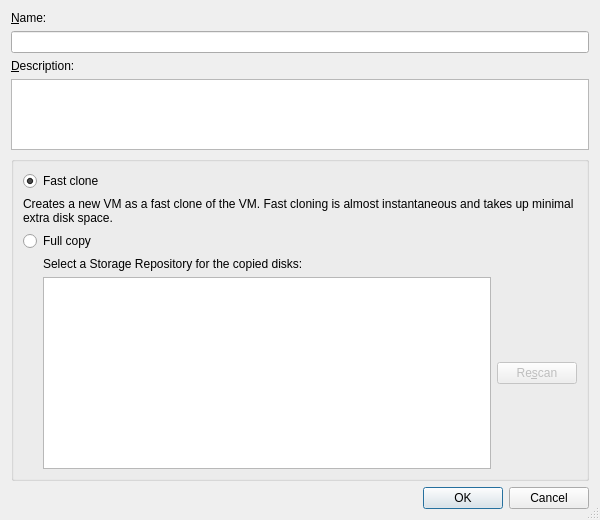
<?xml version="1.0" encoding="UTF-8"?>
<ui version="4.0">
 <class>CopyVMDialog</class>
 <widget class="QDialog" name="CopyVMDialog">
  <property name="geometry">
   <rect>
    <x>0</x>
    <y>0</y>
    <width>600</width>
    <height>520</height>
   </rect>
  </property>
  <property name="windowTitle">
   <string>Copy VM</string>
  </property>
  <property name="sizeGripEnabled">
   <bool>true</bool>
  </property>
  <layout class="QVBoxLayout" name="verticalLayout">
   <item>
    <widget class="QLabel" name="labelName">
     <property name="text">
      <string>&amp;Name:</string>
     </property>
     <property name="buddy">
      <cstring>nameTextBox</cstring>
     </property>
    </widget>
   </item>
   <item>
    <widget class="QLineEdit" name="nameTextBox"/>
   </item>
   <item>
    <widget class="QLabel" name="labelDescription">
     <property name="text">
      <string>&amp;Description:</string>
     </property>
     <property name="buddy">
      <cstring>descriptionTextBox</cstring>
     </property>
    </widget>
   </item>
   <item>
    <widget class="QTextEdit" name="descriptionTextBox">
     <property name="maximumHeight">
      <number>80</number>
     </property>
    </widget>
   </item>
   <item>
    <widget class="QGroupBox" name="groupBox">
     <property name="title">
      <string/>
     </property>
     <layout class="QVBoxLayout" name="verticalLayout_2">
      <item>
       <widget class="QWidget" name="fastClonePanel" native="true">
        <layout class="QVBoxLayout" name="verticalLayout_3">
         <property name="leftMargin">
          <number>0</number>
         </property>
         <property name="topMargin">
          <number>0</number>
         </property>
         <property name="rightMargin">
          <number>0</number>
         </property>
         <property name="bottomMargin">
          <number>0</number>
         </property>
         <item>
          <widget class="QRadioButton" name="cloneRadioButton">
           <property name="text">
            <string>Fast clone</string>
           </property>
           <property name="checked">
            <bool>true</bool>
           </property>
          </widget>
         </item>
         <item>
          <widget class="QLabel" name="fastCloneDescription">
           <property name="text">
            <string>Creates a new VM as a fast clone of the VM. Fast cloning is almost instantaneous and takes up minimal extra disk space.</string>
           </property>
           <property name="wordWrap">
            <bool>true</bool>
           </property>
           <property name="margin">
            <number>6</number>
           </property>
          </widget>
         </item>
        </layout>
       </widget>
      </item>
      <item>
       <widget class="QRadioButton" name="copyRadioButton">
        <property name="text">
         <string>Full copy</string>
        </property>
       </widget>
      </item>
      <item>
       <widget class="QWidget" name="srPickerPanel" native="true">
        <layout class="QVBoxLayout" name="verticalLayout_4">
         <property name="leftMargin">
          <number>20</number>
         </property>
         <property name="topMargin">
          <number>0</number>
         </property>
         <property name="rightMargin">
          <number>0</number>
         </property>
         <property name="bottomMargin">
          <number>0</number>
         </property>
         <item>
          <widget class="QLabel" name="labelSrHint">
           <property name="text">
            <string>Select a Storage Repository for the copied disks:</string>
           </property>
           <property name="wordWrap">
            <bool>true</bool>
           </property>
          </widget>
         </item>
         <item>
          <layout class="QHBoxLayout" name="horizontalLayout">
           <item>
            <widget class="SrPicker" name="srPicker">
             <property name="minimumHeight">
              <number>150</number>
             </property>
            </widget>
           </item>
           <item>
            <widget class="QPushButton" name="buttonRescan">
             <property name="text">
              <string>Re&amp;scan</string>
             </property>
             <property name="enabled">
              <bool>false</bool>
             </property>
            </widget>
           </item>
          </layout>
         </item>
        </layout>
       </widget>
      </item>
     </layout>
    </widget>
   </item>
   <item>
    <spacer name="verticalSpacer">
     <property name="orientation">
      <enum>Qt::Vertical</enum>
     </property>
     <property name="sizeHint" stdset="0">
      <size>
       <width>20</width>
       <height>40</height>
      </size>
     </property>
    </spacer>
   </item>
   <item>
    <widget class="QDialogButtonBox" name="buttonBox">
     <property name="orientation">
      <enum>Qt::Horizontal</enum>
     </property>
     <property name="standardButtons">
      <set>QDialogButtonBox::Cancel|QDialogButtonBox::Ok</set>
     </property>
    </widget>
   </item>
  </layout>
 </widget>
 <customwidgets>
  <customwidget>
   <class>SrPicker</class>
   <extends>QTreeView</extends>
   <header>controls/srpicker.h</header>
  </customwidget>
 </customwidgets>
 <resources/>
 <connections>
  <connection>
   <sender>buttonBox</sender>
   <signal>accepted()</signal>
   <receiver>CopyVMDialog</receiver>
   <slot>accept()</slot>
   <hints>
    <hint type="sourcelabel">
     <x>248</x>
     <y>254</y>
    </hint>
    <hint type="destinationlabel">
     <x>157</x>
     <y>274</y>
    </hint>
   </hints>
  </connection>
  <connection>
   <sender>buttonBox</sender>
   <signal>rejected()</signal>
   <receiver>CopyVMDialog</receiver>
   <slot>reject()</slot>
   <hints>
    <hint type="sourcelabel">
     <x>316</x>
     <y>260</y>
    </hint>
    <hint type="destinationlabel">
     <x>286</x>
     <y>274</y>
    </hint>
   </hints>
  </connection>
 </connections>
</ui>
